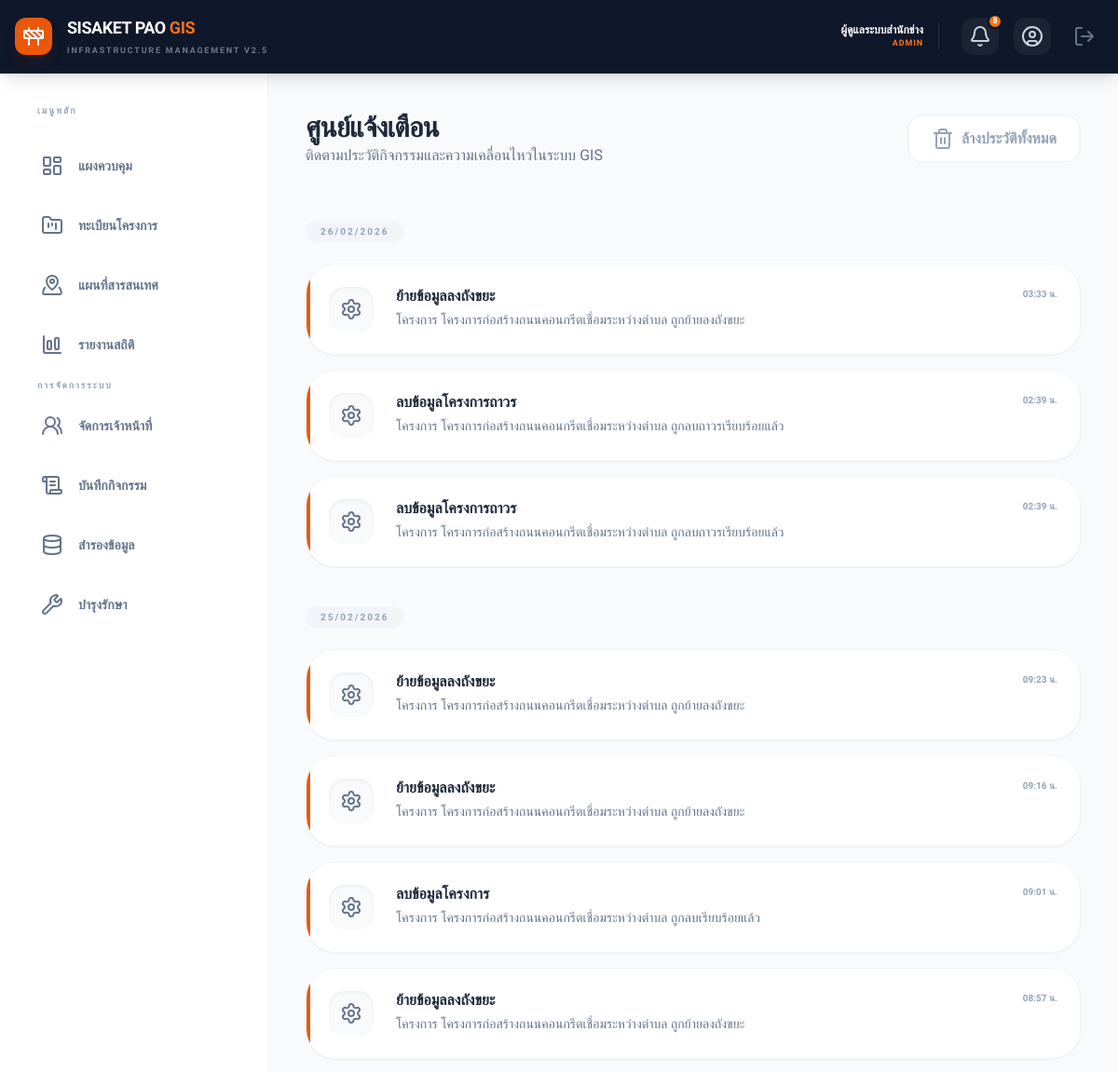
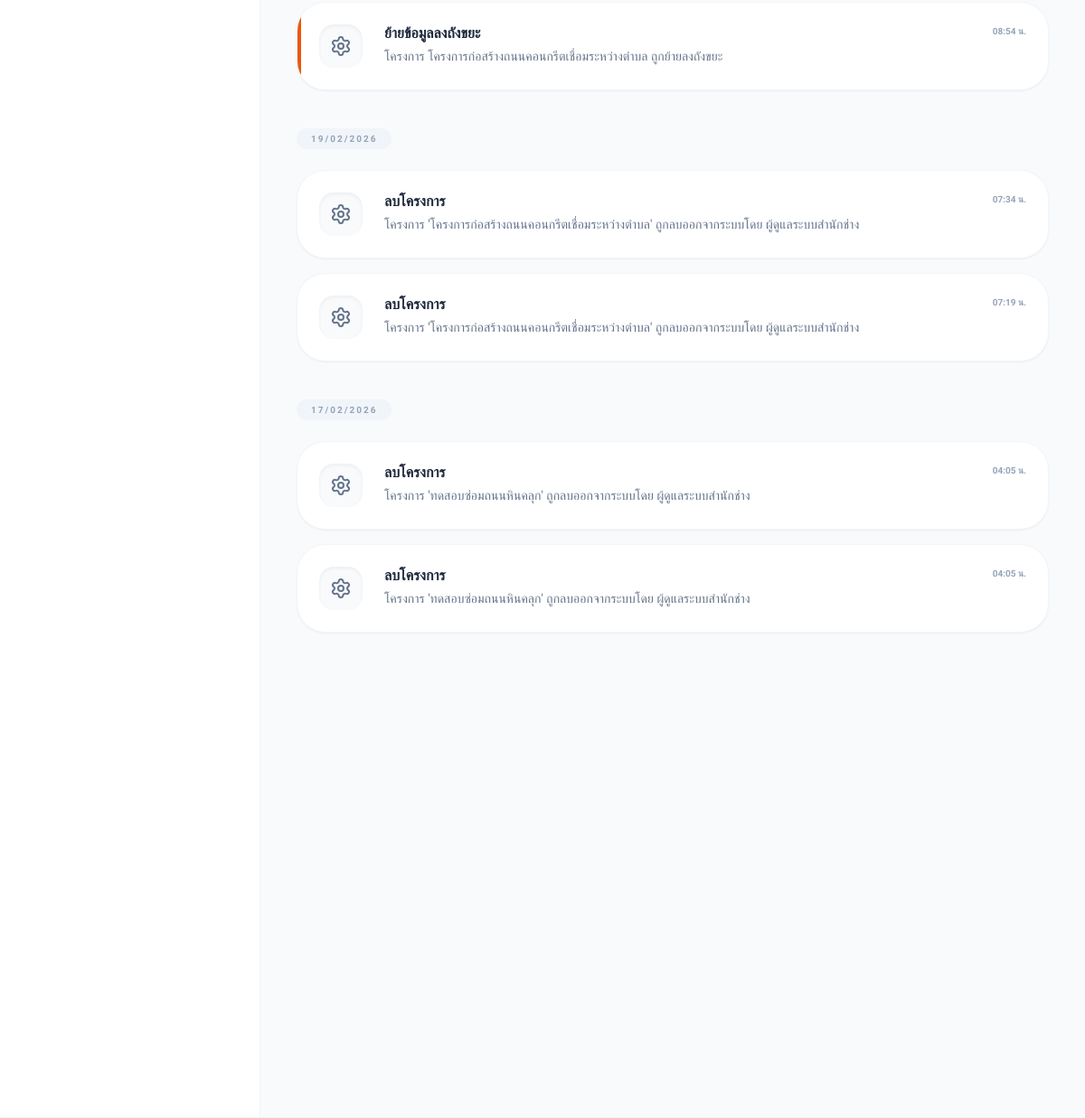
The app's page /notifications.php?status=cleared (signed in) with its own data (2 pictures, top to bottom).
### tables this page shows
CREATE TABLE `notifications` (
  `id` int(11) NOT NULL,
  `user_id` int(11) DEFAULT NULL,
  `title` varchar(255) NOT NULL,
  `message` text NOT NULL,
  `type` enum('project','system','user','alert') DEFAULT 'system',
  `is_read` tinyint(1) DEFAULT 0,
  `created_at` timestamp NOT NULL DEFAULT current_timestamp()
);

### includes/functions.php (called while the page is built, shortened)
<?php
if (!function_exists('e')) {
    function e($string) {
        return htmlspecialchars($string ?? '', ENT_QUOTES, 'UTF-8');
    }
}
?>

### notifications.php (the view, shortened to what this page needs)
<?php
require_once 'config/db.php';
$user_id = $_SESSION['user_id'];
$sql = "SELECT * FROM notifications
        WHERE user_id = ? OR user_id IS NULL
        ORDER BY created_at DESC";
$stmt = $conn->prepare($sql);
$stmt->bind_param("i", $user_id);
$stmt->execute();
$result = $stmt->get_result();
include 'includes/header.php';
?>
<div class="max-w-4xl mx-auto pb-20 animate-in fade-in duration-500">
    <div class="flex flex-col md:flex-row justify-between items-start md:items-center gap-4 mb-8">
        <div>
            <h2 class="text-3xl font-black text-slate-800 tracking-tight">ศูนย์แจ้งเตือน</h2>
            <p class="text-slate-500 font-medium">ติดตามประวัติกิจกรรมและความเคลื่อนไหวในระบบ GIS</p>
        </div>
        <div class="flex gap-2 w-full md:w-auto">
            <a href="clear_notifications.php" onclick="return confirm('คุณต้องการล้างประวัติการแจ้งเตือนทั้งหมดใช่หรือไม่?')"
               class="flex-1 md:flex-none bg-white border-2 border-slate-100 text-slate-400 px-6 py-3 rounded-2xl font-bold flex items-center justify-center gap-2 hover:bg-red-50 hover:text-red-600 hover:border-red-100 transition-all">
                <i data-lucide="trash-2" size="18"></i> ล้างประวัติทั้งหมด
            </a>
        </div>
    </div>
    <div class="space-y-4">
        <?php if ($result->num_rows > 0): ?>
            <?php
            $current_date = "";
            while($row = $result->fetch_assoc()):
                $noti_date = date('Y-m-d', strtotime($row['created_at']));
                if ($noti_date !== $current_date) {
                    $current_date = $noti_date;
                    $display_date = ($noti_date == date('Y-m-d')) ? "วันนี้" : date('d/m/Y', strtotime($noti_date));
                    echo '<div class="pt-6 pb-2"><span class="text-[10px] font-black text-slate-400 uppercase tracking-[0.2em] bg-slate-100 px-4 py-1.5 rounded-full">'.$display_date.'</span></div>';
                }
                $type_config = [
                    'project' => ['icon' => 'package', 'color' => 'blue'],
                    'delete' => ['icon' => 'trash-2', 'color' => 'red'],
                    'user' => ['icon' => 'user-plus', 'color' => 'emerald'],
                    'system' => ['icon' => 'settings', 'color' => 'slate'],
                    'edit' => ['icon' => 'edit-3', 'color' => 'orange']
                ];
                $config = $type_config[$row['type']] ?? $type_config['system'];
            ?>
            <div class="bg-white p-6 rounded-[2rem] shadow-sm border border-slate-100 flex items-start gap-6 hover:shadow-md transition-all group relative overflow-hidden">
                <?php if(!$row['is_read']): ?>
                    <div class="absolute left-0 top-0 w-1 h-full bg-orange-600"></div>
                <?php endif; ?>
                <div class="w-12 h-12 bg-<?= $config['color'] ?>-50 text-<?= $config['color'] ?>-500 rounded-2xl flex items-center justify-center shrink-0 shadow-inner group-hover:scale-110 transition-transform">
                    <i data-lucide="<?= $config['icon'] ?>" size="24"></i>
                </div>
                <div class="flex-1">
                    <div class="flex justify-between items-start gap-2">
                        <h4 class="font-black text-slate-800 leading-tight mb-1"><?= e($row['title']) ?></h4>
                        <span class="text-[10px] font-bold text-slate-400 whitespace-nowrap"><?= date('H:i', strtotime($row['created_at'])) ?> น.</span>
                    </div>
                    <p class="text-sm text-slate-500 leading-relaxed"><?= e($row['message']) ?></p>
                </div>
            </div>
            <?php endwhile; ?>
        <?php endif; ?>
    </div>
</div>
<?php include 'includes/footer.php'; ?>

### includes/header.php (style rules this page uses)
body { font-family: 'Sarabun', sans-serif; }

### records on screen
notifications: is_read 0 (drawn), title "ย้ายข้อมูลลงถังขยะ", created_at "03:33", message "โครงการ โครงการก่อสร้างถนนคอนกรีตเชื่อมระหว่างตำบล ถูกย้ายลงถังขยะ"
notifications: is_read 0 (drawn), title "ลบข้อมูลโครงการถาวร", created_at "02:39", message "โครงการ โครงการก่อสร้างถนนคอนกรีตเชื่อมระหว่างตำบล ถูกลบถาวรเรียบร้อยแล้ว"
notifications: is_read 0 (drawn), title "ลบข้อมูลโครงการถาวร", created_at "02:39", message "โครงการ โครงการก่อสร้างถนนคอนกรีตเชื่อมระหว่างตำบล ถูกลบถาวรเรียบร้อยแล้ว"
notifications: is_read 0 (drawn), title "ย้ายข้อมูลลงถังขยะ", created_at "09:23", message "โครงการ โครงการก่อสร้างถนนคอนกรีตเชื่อมระหว่างตำบล ถูกย้ายลงถังขยะ"
notifications: is_read 0 (drawn), title "ย้ายข้อมูลลงถังขยะ", created_at "09:16", message "โครงการ โครงการก่อสร้างถนนคอนกรีตเชื่อมระหว่างตำบล ถูกย้ายลงถังขยะ"
notifications: is_read 0 (drawn), title "ลบข้อมูลโครงการ", created_at "09:01", message "โครงการ โครงการก่อสร้างถนนคอนกรีตเชื่อมระหว่างตำบล ถูกลบเรียบร้อยแล้ว"
notifications: is_read 0 (drawn), title "ย้ายข้อมูลลงถังขยะ", created_at "08:57", message "โครงการ โครงการก่อสร้างถนนคอนกรีตเชื่อมระหว่างตำบล ถูกย้ายลงถังขยะ"
notifications: is_read 0 (drawn), title "ย้ายข้อมูลลงถังขยะ", created_at "08:54", message "โครงการ โครงการก่อสร้างถนนคอนกรีตเชื่อมระหว่างตำบล ถูกย้ายลงถังขยะ"
notifications: title "ลบโครงการ", created_at "07:34", message "โครงการ 'โครงการก่อสร้างถนนคอนกรีตเชื่อมระหว่างตำบล' ถูกลบออกจากระบบโดย ผู้ดูแลระบบสำนักช่าง"
notifications: title "ลบโครงการ", created_at "07:19", message "โครงการ 'โครงการก่อสร้างถนนคอนกรีตเชื่อมระหว่างตำบล' ถูกลบออกจากระบบโดย ผู้ดูแลระบบสำนักช่าง"
notifications: title "ลบโครงการ", created_at "04:05", message "โครงการ 'ทดสอบซ่อมถนนหินคลุก' ถูกลบออกจากระบบโดย ผู้ดูแลระบบสำนักช่าง"
notifications: title "ลบโครงการ", created_at "04:05", message "โครงการ 'ทดสอบซ่อมถนนหินคลุก' ถูกลบออกจากระบบโดย ผู้ดูแลระบบสำนักช่าง"

### other values on screen
$_SESSION['full_name'] "ผู้ดูแลระบบสำนักช่าง"
$_SESSION['role'] "ADMIN"
$unread_count "8"
